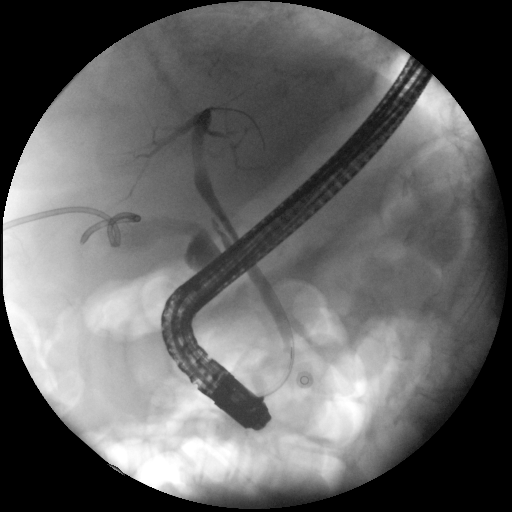
#> input picture dataset/train/Biliary_Leaks/1102_1102_image13300.png, 512 x 512 px, found by its file name; its folder holds only this picture in this run
$ jupyter execute 'APRESENTACAO (1).ipynb'
#> lines starting #> are read from the running program, lines starting #| are printed output that depends on the picture
# Classificação Automática de Imagens Fluoroscópicas de CPRE via Deep Learning

**Aprendizagem Profunda — Módulo 2 · 2025/2026**

*Docente: Victor Alves · Universidade do Minho*

---

**Apresentadores:** Bruno Campos, Gonçalo Corais, Simão Silva.
**Repositório:** https://github.com/Rush99099/Aprendizagem-Profunda---Trabalho-Pratico

**Resultado final (F1 macro): 0.7620** &nbsp;·&nbsp; repositório base = 0.738

---

[cell 1]
# Setup (esconder durante a apresentação)
import os, glob, numpy as np, matplotlib.pyplot as plt, seaborn as sns
import matplotlib.patches as mpatches
from matplotlib.patches import FancyBboxPatch
from PIL import Image
from sklearn.metrics import (f1_score, accuracy_score, classification_report,
                             confusion_matrix, roc_auc_score)
from sklearn.preprocessing import label_binarize

plt.rcParams.update({
    'figure.dpi': 110, 'font.size': 11,
    'axes.titlesize': 13, 'axes.titleweight': 'bold',
    'axes.spines.top': False, 'axes.spines.right': False,
})

PREDS_DIR = './preds'
DATASET_DIR = '../dataset'
OLD_RESULTS_DIR = './old_results'   # coloca aqui os heatmaps do DenseNet+XGB antigo

CLASS_NAMES = ['Biliary_Leaks', 'Lithiasis', 'Normal', 'Stricture']
CLASS_COLORS = {'Biliary_Leaks':'#E63946','Lithiasis':'#457B9D','Normal':'#2A9D8F','Stricture':'#F4A261'}
NUM_CLASS = 4

SPLIT_COUNTS = {
    'train': {'Biliary_Leaks':110,'Lithiasis':505,'Normal':197,'Stricture':255},
    'val':   {'Biliary_Leaks': 24,'Lithiasis': 98,'Normal': 59,'Stricture': 53},
    'test':  {'Biliary_Leaks': 17,'Lithiasis':123,'Normal': 43,'Stricture': 84},
}
print("Setup concluído.")

# Slide 1 — Contexto clínico

A **Colangiopancreatografia Retrógrada Endoscópica (CPRE)** combina endoscopia com fluoroscopia (raios-X em tempo real) para diagnosticar e tratar doenças biliares e pancreáticas. A interpretação destas imagens é tecnicamente difícil mesmo para clínicos experientes.

## Objetivo do projeto

Desenvolver um **sistema de apoio à decisão clínica (CADx)** que classifique automaticamente imagens de CPRE em 4 patologias críticas:

| Classe | Descrição clínica | Severidade clínica |
|---|---|---|
| 🔴 **Biliary_Leaks** | Fuga de bílis para a cavidade abdominal | Alta |
| 🔵 **Lithiasis** | Cálculos nos ductos biliares | Média–alta |
| 🟢 **Normal** | Sem patologia visível | — |
| 🟠 **Stricture** | Estenose/aperto do ducto (pode ocultar tumor) | **Muito alta** |

## Tarefas pedidas pelo enunciado

- Análise exploratória e preparação do dataset (patient-aware split)
- Desenvolvimento com baseline do paper (0.738) como referência
- Otimização via transfer learning + arquiteturas híbridas + ensemble
- Avaliação rigorosa (F1 macro, AUC-ROC, confusion matrix)
- Interpretabilidade obrigatória (Grad-CAM) + robustez ao ruído + implicações clínicas

# Slide 2 — Dataset MIQR-CC

## O dataset bruto

- **19.018 imagens raw** + **19.317 imagens processadas**
- **1.602 pacientes** (única coleção pública CPRE com este volume)
- **5.519 imagens rotuladas** (~29% do total)
- Após filtragem por qualidade (Keep=Keep) e fusão de subtipos de Stricture: **~1.568 imagens utilizáveis** para classificação

## Key takeaways

- **Forte desbalanceamento** — Biliary_Leaks (classe minoritária) tem ~22% do volume de Lithiasis
- **~13.500 imagens não-rotuladas** ficam de fora — oportunidade para Self-Supervised Learning (trabalho futuro)
- **Estratificação patient-level por (Label × image_type)** mantém proporções entre splits

[cell 2]
# Distribuição final por classe (após split patient-aware)
fig, axes = plt.subplots(1, 3, figsize=(15, 4.2))
totals = {}
for ax, split in zip(axes, ['train','val','test']):
    counts = [SPLIT_COUNTS[split][c] for c in CLASS_NAMES]
    colors = [CLASS_COLORS[c] for c in CLASS_NAMES]
    bars = ax.bar(range(4), counts, color=colors, edgecolor='black', linewidth=0.6)
    ax.set_xticks(range(4)); ax.set_xticklabels(CLASS_NAMES, rotation=20, ha='right')
    totals[split] = sum(counts)
    ax.set_title(f'{split.upper()} (n={totals[split]})')
    ax.set_ylabel('# imagens')
    for b,c in zip(bars, counts):
        ax.text(b.get_x()+b.get_width()/2, b.get_height()+5, f'{c}',
                ha='center', fontsize=10, fontweight='bold')
plt.suptitle('Distribuição final por classe — split patient-aware estratificado',
             fontsize=14, fontweight='bold')
plt.tight_layout(); plt.show()
#> after `plt.tight_layout()`:
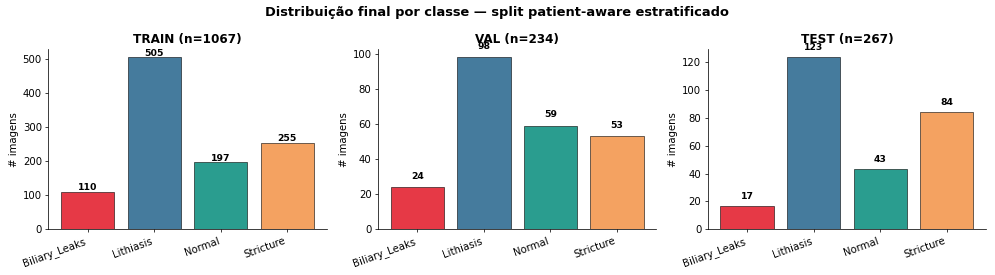
#> figure drawn by matplotlib, 3 panels; panel 1: tallest bar 505 high, from x = 0.6 to 1.4; panel 2: tallest bar 98 high, from x = 0.6 to 1.4; panel 3: tallest bar 123 high, from x = 0.6 to 1.4
print(f"\nTotal: train={totals['train']}  val={totals['val']}  test={totals['test']}  (Σ={sum(totals.values())})")
print(f"Imbalance ratio (max/min, train): {505/110:.2f}×")

[cell 3]
# Exemplos visuais por classe — uma imagem de cada
# Estas imagens são pequenas amostras do conjunto de TREINO (modelos nunca viram o test)
fig, axes = plt.subplots(1, 4, figsize=(16, 4.5))

# Texto descritivo sobre onde os modelos *devem* olhar (anatomia biliar)
where_to_look = {
    'Biliary_Leaks': 'extravasão de\ncontraste fora dos ductos',
    'Lithiasis':     'falhas de enchimento\nradiopacas no ducto',
    'Normal':        'árvore biliar\nbem definida e contínua',
    'Stricture':     'afilamento abrupto\ndo ducto biliar',
}

for ax, cls in zip(axes, CLASS_NAMES):
    try:
        class_dir = os.path.join(DATASET_DIR, 'train', cls)
        files = sorted([f for f in os.listdir(class_dir) if f.lower().endswith(('.png','.jpg','.jpeg'))])
        if files:
            ax.imshow(Image.open(os.path.join(class_dir, files[0])).convert('L'), cmap='gray')
        else:
            ax.text(0.5, 0.5, f'{cls}\n(sem ficheiros)', ha='center', va='center',
                    transform=ax.transAxes, fontsize=11)
    except Exception:
        ax.text(0.5, 0.5, f'{cls}\n(dataset não acessível)', ha='center', va='center',
                transform=ax.transAxes, fontsize=11)
    ax.set_title(f"{cls}", color=CLASS_COLORS[cls], fontweight='bold', fontsize=12)
    ax.text(0.5, -0.06, f"Modelo deve focar:\n{where_to_look[cls]}",
            ha='center', va='top', transform=ax.transAxes,
            fontsize=9, style='italic', color='#555')
    ax.axis('off')
plt.suptitle('Exemplos do treino — uma imagem por classe + região anatómica relevante',
             fontsize=13, fontweight='bold', y=1.02)
plt.tight_layout(); plt.show()
#> after `plt.tight_layout()`:
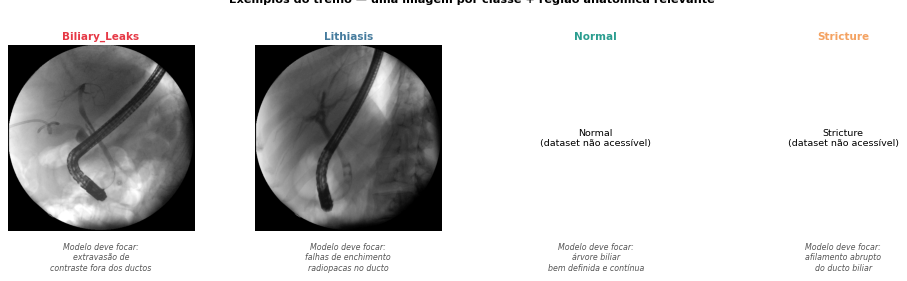
#> figure drawn by matplotlib, 2 panels

*Notas do orador:*
1. **Volume**: ~19k imagens totais mas só ~1.6k utilizáveis para classificação supervisionada
2. **Aponta** o desbalanceamento extremo (Biliary_Leaks só 110 imagens em treino — minoria clara)
3. **Mostra os exemplos** — todos partilham o endoscópio (artefacto consistente). O desafio é que as patologias diferem em sinais subtis dentro dos ductos. Este texto pequeno por baixo de cada imagem é o que o Grad-CAM vai *idealmente* destacar.

# Slide 3 — Lição metodológica: Patient leakage

## O que se passou inicialmente

No início **não corremos o `split_dataset.ipynb`** do repositório base. Fizemos o nosso próprio split simples ao nível de **imagem**, sem reparar que cada paciente contribui múltiplas imagens. Resultado: o mesmo paciente aparecia em train, val e test simultaneamente.

**Consequência:** F1-score reportado ≈ **0.85** — número que **parece bom mas é clinicamente inválido**. O modelo memoriza características do paciente (anatomia ductal única, padrão de injeção de contraste), não aprende patologias.

[cell 4]
# Diagrama visual: image-level vs patient-level
fig, axes = plt.subplots(1, 2, figsize=(14, 5))

def draw_split(ax, title, scheme):
#> called with scheme = 'leaky'
    ax.set_xlim(-0.5, 10); ax.set_ylim(0, 10); ax.axis('off')
    ax.set_title(title, fontsize=13, fontweight='bold', pad=15)
    if scheme == 'leaky':
        patients = [
            ('P1', [('T',0.5,8),('T',1.5,8),('Te',2.5,8),('T',3.5,8),('V',4.5,8)]),
            ('P2', [('Te',0.5,6),('T',1.5,6),('T',2.5,6),('V',3.5,6),('Te',4.5,6)]),
            ('P3', [('T',0.5,4),('Te',1.5,4),('T',2.5,4),('T',3.5,4),('V',4.5,4)]),
            ('P4', [('V',0.5,2),('Te',1.5,2),('T',2.5,2),('T',3.5,2),('T',4.5,2)]),
        ]
        warning = "Mesmo paciente em train+val+test → leakage"
    else:
        patients = [
            ('P1', [('T',0.5,8),('T',1.5,8),('T',2.5,8),('T',3.5,8),('T',4.5,8)]),
            ('P2', [('V',0.5,6),('V',1.5,6),('V',2.5,6),('V',3.5,6),('V',4.5,6)]),
            ('P3', [('Te',0.5,4),('Te',1.5,4),('Te',2.5,4),('Te',3.5,4),('Te',4.5,4)]),
            ('P4', [('T',0.5,2),('T',1.5,2),('T',2.5,2),('T',3.5,2),('T',4.5,2)]),
        ]
        warning = "Cada paciente integralmente num só split"
    color_map = {'T':'#A8DADC','V':'#F1FAEE','Te':'#E63946'}
    label_map = {'T':'train','V':'val','Te':'test'}
    for name, imgs in patients:
        ax.text(-0.3, imgs[0][2], name, fontsize=12, fontweight='bold', va='center')
        for kind, x, y in imgs:
            rect = mpatches.FancyBboxPatch((x, y-0.4), 0.8, 0.8,
                                           boxstyle="round,pad=0.05",
                                           edgecolor='black', facecolor=color_map[kind], linewidth=0.8)
            ax.add_patch(rect)
            ax.text(x+0.4, y, label_map[kind], fontsize=8, ha='center', va='center')
    ax.text(5, 0.3, warning, fontsize=11, fontweight='bold', ha='center',
            color='#D62828' if scheme=='leaky' else '#2A9D8F')

draw_split(axes[0], 'ANTES: image-level split - F1 com data leakage ≈ 0.85', 'leaky')
draw_split(axes[1], 'DEPOIS: patient-level split - F1 normal = 0.7620', 'clean')
plt.suptitle('Evolução do protocolo de avaliação', fontsize=14, fontweight='bold')
plt.tight_layout(); plt.show()
#> after `plt.tight_layout()`:
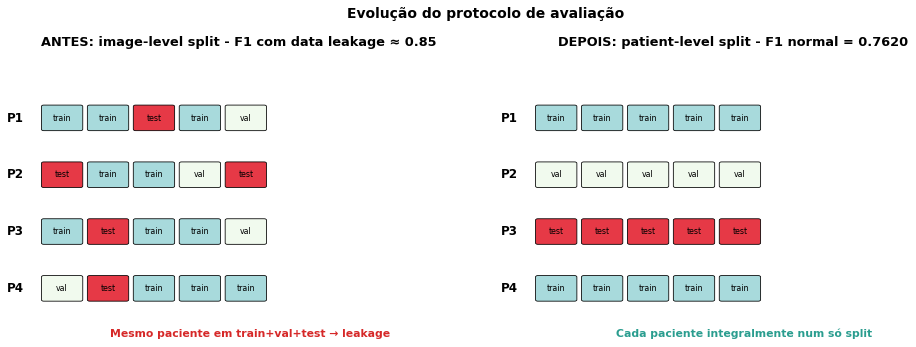
#> figure drawn by matplotlib, 2 panels

## Evidência visual: o modelo antigo aprendeu lixo

Quando aplicámos **oclusão** ao DenseNet+XGBoost treinado no split com leakage, vimos algo preocupante: o modelo concentrava a sua decisão em **regiões pontuais e não-anatómicas**, o que leva a sinal de memorização e não de aprendizagem visual.

[cell 5]
# Carrega os heatmaps de oclusão antigos (DenseNet+XGB no split leaky) se existirem
# Coloca os ficheiros em ./old_results/ — nomes esperados: old_densenet_xgb_occlusion.png ou similares

candidate_files = [
    'old_densenet_xgb_occlusion3.png',
    'old_densenet_xgb_occlusion1.png',
    'old_densenet_xgb_occlusion2.png',
    'old_densenet_xgb_occlusion4.png',
    'densenet_xgb_occlusion.png',
    'occlusion_old.png',
]

loaded = False
for fname in candidate_files:
    fpath = os.path.join(OLD_RESULTS_DIR, fname)
    if os.path.exists(fpath):
        img = Image.open(fpath)
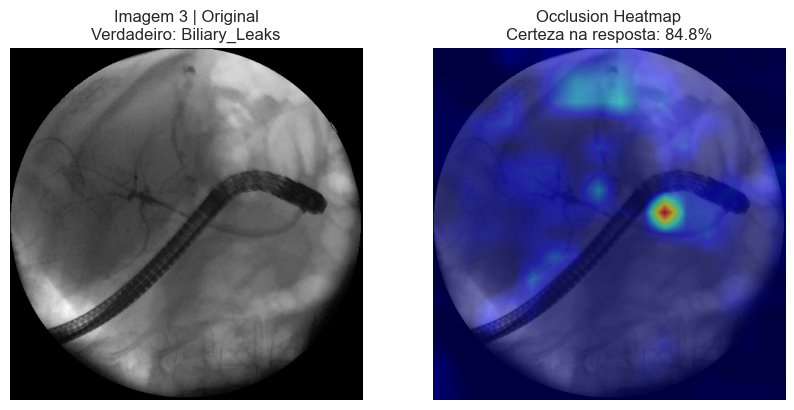
#> input picture notebooks/experiments/old_results/old_densenet_xgb_occlusion3.png, 794 x 410 px
#> img is the input picture: PIL image 794x410 RGBA; mean R, G, B, A 102.6, 103.8, 134.4, 255
        fig, ax = plt.subplots(figsize=(13, 7))
        ax.imshow(img); ax.axis('off')
        ax.set_title(f'Oclusão do modelo antigo (DenseNet+XGB com leakage, F1≈0.85)\n'
                     f'Atenção concentrada em pontos isolados → memorização de pacientes',
                     fontsize=12, fontweight='bold', pad=12)
        plt.tight_layout(); plt.show()
        print(f"✓ Carregado: {fpath}")
        loaded = True
        break

if not loaded:
    # Placeholder textual
    fig, ax = plt.subplots(figsize=(12, 4))
    ax.text(0.5, 0.5,
            f"Coloca os heatmaps de oclusão antigos em:\n{OLD_RESULTS_DIR}/old_densenet_xgb_occlusion.png\n\n"
            f"(Esta célula vai exibir essa figura automaticamente)",
            ha='center', va='center', fontsize=12, transform=ax.transAxes,
            bbox=dict(boxstyle='round', facecolor='#FFF3B0', edgecolor='#E0A800'))
    ax.axis('off')
    plt.tight_layout(); plt.show()

**Implicação:** os 0.7620 que apresentamos refletem **generalização clínica real**, ou seja, o desempenho esperado em pacientes nunca vistos, sendo assim um número reprodutível.

# Slide 4 — Pré-processamento

[cell 6]
# Diagrama do pipeline de pré-processamento
fig, ax = plt.subplots(figsize=(15, 3.8))
ax.set_xlim(0, 16); ax.set_ylim(0, 4); ax.axis('off')

stages = [
    ('Imagem raw\n(grayscale)',                '#FAD2E1', 'PNG\nvariável'),
    ('Resize\n→ 512×512 (DeiT3: 384)',         '#BEE1E6', 'Bilinear'),
    ('NormalizeIntensity\n(MONAI z-score)',    '#F7D9C4', 'mean=0\nstd=1'),
    ('Repeat channels\n(1→3)',                 '#C9E4CA', 'Compat.\nImageNet'),
    ('Augmentation\n(só treino)',              '#FAEDCB', 'Rotate, Zoom\nContrast, Noise'),
]
for i,(top, color, sub) in enumerate(stages):
    x = 0.5 + i*3
    box = FancyBboxPatch((x, 1.2), 2.4, 1.6, boxstyle="round,pad=0.1",
                         edgecolor='black', facecolor=color, linewidth=1.2)
    ax.add_patch(box)
    ax.text(x+1.2, 2.4, top, ha='center', va='center', fontsize=10, fontweight='bold')
    ax.text(x+1.2, 1.6, sub, ha='center', va='center', fontsize=8.5, style='italic', color='#444')
    if i < len(stages)-1:
        ax.annotate('', xy=(x+3.0, 2.0), xytext=(x+2.95, 2.0),
                    arrowprops=dict(arrowstyle='->', lw=2, color='black'))
ax.text(8, 3.6, 'Pipeline de pré-processamento', fontsize=14, fontweight='bold', ha='center')
ax.text(8, 0.4, '⚠️ Class weights / oversampling abordado via sample_weight balanced no XGBoost + FocalLoss no treino original dos backbones',
        fontsize=9.5, ha='center', color='#444', style='italic')
plt.tight_layout(); plt.show()
#> after `plt.tight_layout()`:
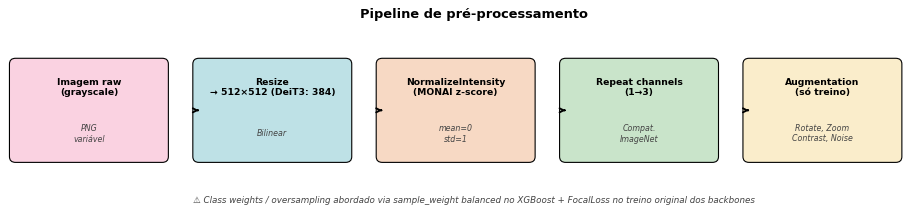
#> figure drawn by matplotlib, 1 panel

## CLAHE — testado, ainda inconclusivo nos modelos atuais

O enunciado sugere **CLAHE** (Contrast Limited Adaptive Histogram Equalization) como técnica de pré-processamento.

| Modelo | Sem CLAHE | Com CLAHE |
|---|---|---|
| DeiT3 antigo (com leakage) | ~0.85 | ~0.58 |
| **Modelos atuais (patient-aware)** | **0.62–0.74** | **não testado** |

**Justificação técnica:** os backbones pré-treinados (do repoitório base) foram treinados **sem** CLAHE. Aplicar CLAHE só na inferência altera a distribuição dos pixels face ao que viram no treino - degrada o desempenho.

**Para uma comparação justa**, CLAHE teria de ser aplicado em **todo o pipeline** (extração de features e classificação). Não foi feito por restrição de tempo e foi registado como **trabalho a completar** antes da entrega final.

# Slide 5 — Metodologia híbrida

## Como chegámos a esta solução

| Abordagem considerada | Decisão | Razão |
|---|---|---|
| Treinar 1 modelo SOTA do zero | rejeitada | 1.067 imagens de treino — overfit garantido sem transfer learning |
| Fine-tune de 1 só modelo | baseline | Replica o que o paper já fez (0.738); não permite superar sem usar outros modelos |
| Autoencoder + ML tabular | rejeitada | Sugerido pelo orientador mas ainda sem sucesso de melhora |
| **Híbrido: 5 backbones + XGBoost + ensemble** | **escolhido** | Complementaridade arquitetural + classificadores diferentes |

[cell 7]
# Diagrama da arquitetura híbrida
fig, ax = plt.subplots(figsize=(15, 5.8))
ax.set_xlim(0, 16); ax.set_ylim(0, 6); ax.axis('off')

backbones = ['ResNet50', 'DenseNet121', 'EfficientNet-B7', 'MobileNet-v2', 'DeiT3-small']
colors = ['#A8DADC','#F1FAEE','#E63946','#F4A261','#457B9D']
for i, (name, col) in enumerate(zip(backbones, colors)):
    x = 0.2 + i*1.6
    box = FancyBboxPatch((x, 4.2), 1.4, 0.9, boxstyle="round,pad=0.05",
                         edgecolor='black', facecolor=col, linewidth=1.0, alpha=0.85)
    ax.add_patch(box)
    ax.text(x+0.7, 4.65, name, ha='center', va='center', fontsize=9.5, fontweight='bold')
#> (the rest of the program and of its run is left out)
